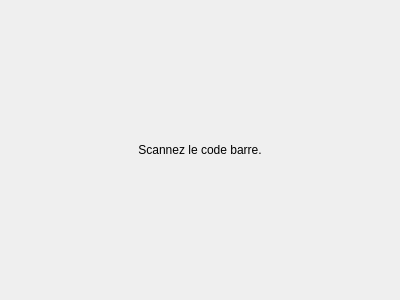
<?xml version="1.0" encoding="UTF-8"?>
<ui version="4.0">
 <class>Dialog</class>
 <widget class="QDialog" name="Dialog">
  <property name="geometry">
   <rect>
    <x>0</x>
    <y>0</y>
    <width>400</width>
    <height>300</height>
   </rect>
  </property>
  <property name="windowTitle">
   <string notr="true">Dialog</string>
  </property>
  <layout class="QGridLayout" name="gridLayout">
   <item row="0" column="0">
    <widget class="QLabel" name="label">
     <property name="text">
      <string notr="true">Scannez le code barre.</string>
     </property>
     <property name="alignment">
      <set>Qt::AlignCenter</set>
     </property>
    </widget>
   </item>
  </layout>
 </widget>
 <resources/>
 <connections/>
</ui>
